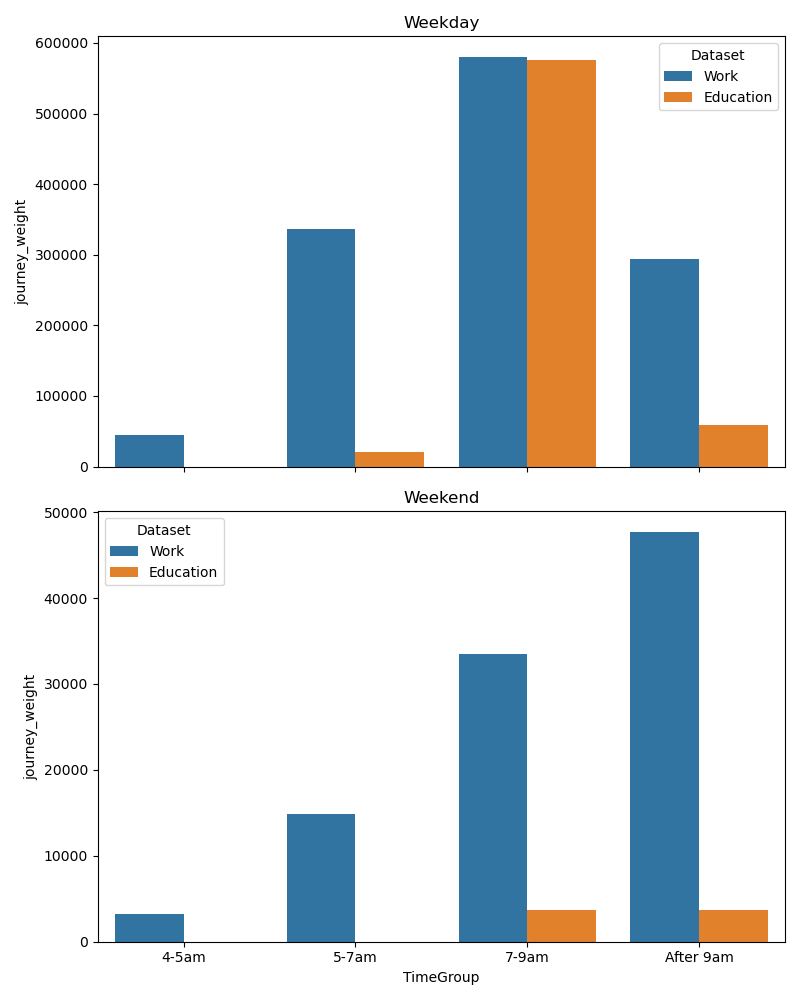

This chart was generated by the following Python code:
import pandas as pd
import matplotlib.pyplot as plt
import seaborn as sns

# Function to group start times (in minutes after midnight) into categories
def time_group(m):
    if pd.isna(m):
        return None
    h = int(m)

    if h < 240:
        return "Before 4am"
    elif h < 300:
        return "4-5am"
    elif h < 420:
        return "5-7am"
    elif h < 540:
        return "7-9am"
    else:
        return "After 9am"

def task4_2():
    # Load only the required columns to save memory
    usecols = ["dayType", "start_time", "journey_weight"]
    jte = pd.read_csv(r"/Users/phamthiphuongthuy/Desktop/Unimelb/Y2S1/EODP/eodp_a1/journey_to_education_vista_2023_2024.csv", usecols=usecols)
    jtw = pd.read_csv(r"/Users/phamthiphuongthuy/Desktop/Unimelb/Y2S1/EODP/eodp_a1/journey_to_work_vista_2023_2024.csv", usecols=usecols)

    # Add time group (based on start_time) and dataset labels
    for df, label in [(jte, "Education"), (jtw, "Work")]:
        df["TimeGroup"] = df["start_time"].apply(time_group)
        df["Dataset"] = label

    # Combine both datasets
    all_data = pd.concat([jte, jtw])

    # Aggregate weighted journey counts by day type, time group, and dataset
    counts = (
        all_data
        .groupby(["dayType", "TimeGroup", "Dataset"])["journey_weight"]
        .sum()
        .reset_index()
    )

    # --------- Plotting section (developed with AI assistance, ChatGPT) ---------
    # Two subplots: one for Weekday, one for Weekend
    fig, axes = plt.subplots(2, 1, figsize=(8, 10), sharex=True)

    for ax, day in zip(axes, ["Weekday", "Weekend"]):
        sub = counts[counts["dayType"] == day]
        sns.barplot(
            data=sub, x="TimeGroup", y="journey_weight",
            hue="Dataset", ax=ax
        )
        ax.set_title(day)

    # Adjust layout and save figure
    plt.tight_layout()
    plt.savefig("task4_2.png")
    plt.close()
